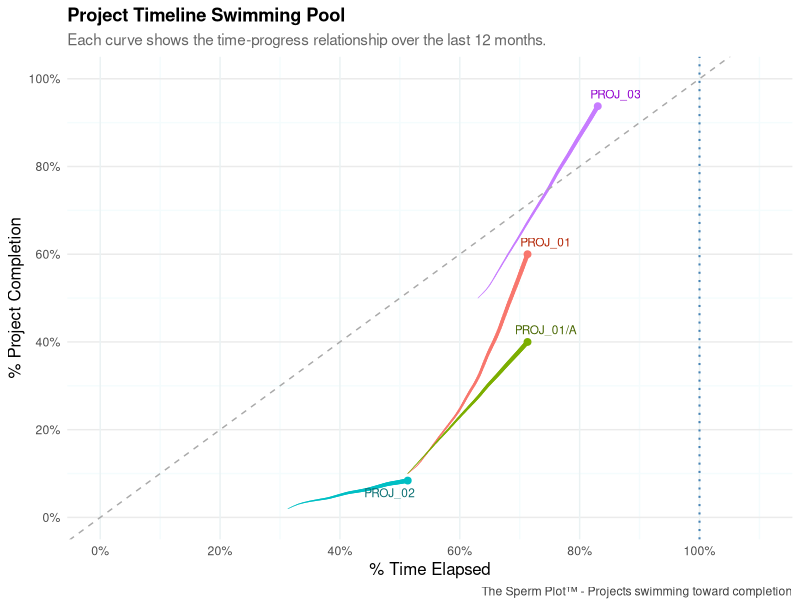

The R script that drew this image:
# =============================================================================
# THE SPERM PLOT™ - Static Project Timeline Visualization (ggplot2)
# =============================================================================
# 
# A static version of the Sperm Plot using ggplot2 with smooth trajectory 
# rendering and publication-ready aesthetics.
#
# Author: [Your Name]
# License: MIT
# GitHub: https://github.com/gd047/sperm-plot-visualization
#
# Features:
# - Smooth monotonic spline interpolation
# - Variable line thickness based on data recency
# - Anti-collision label positioning
# - Publication-ready styling
# - High-resolution export options
#
# =============================================================================

# Load required libraries
library(tidyverse)
library(scales)
library(ggrepel)

# NOTE: This script requires sample_project_data.csv
# Generate this file using synthetic_data_generator.R

# =============================================================================
# DATA PREPARATION AND SMOOTHING
# =============================================================================

# Load the raw project data (essential columns only)
raw_project_data <- read.csv("sample_project_data.csv", stringsAsFactors = FALSE)
raw_project_data$snapshot_date <- as.Date(raw_project_data$snapshot_date)
raw_project_data$start_date <- as.Date(raw_project_data$start_date)
raw_project_data$end_date <- as.Date(raw_project_data$end_date)

# Function to calculate derived metrics from raw data
add_derived_columns <- function(raw_data) {
  raw_data %>%
    mutate(
      # Calculate time-based metrics
      total_days = as.numeric(end_date - start_date),
      days_passed = as.numeric(snapshot_date - start_date),
      days_passed = pmax(0, days_passed),  # Ensure non-negative
      
      # Calculate percentages  
      pct_time = (days_passed / total_days) * 100,
      pct_complete = (sum_work / cur_symvat) * 100,  # Completion based on work done
      
      # Determine overdue status
      overdue = pct_time > 100
    )
}

# Process raw data to get full dataset
project_data <- add_derived_columns(raw_project_data)

# Calculate upper x-axis break (rounded to nearest 20)
max_time <- max(project_data$pct_time, na.rm = TRUE)
max_break <- ceiling(max_time / 20) * 20

# Create smooth trajectory data with monotonic splines
# This ensures biologically realistic "swimming" curves
df_smooth <- project_data %>%
  group_by(symv_no) %>%
  arrange(pct_time) %>%
  summarise(
    # Store original data points
    x_orig = list(pct_time),
    y_orig = list(pct_complete),
    m_orig = list(months_ago),
    .groups = "drop"
  ) %>%
  mutate(
    # Create dense interpolation points for smooth curves
    xout = map(x_orig, ~ seq(min(.x), max(.x), length.out = 100)),
    
    # Apply monotonic interpolation to maintain realistic trajectories
    df = pmap(
      list(x_orig, y_orig, m_orig, xout),
      function(orig_x, orig_y, orig_m, new_x) {
        
        # Monotonic Hermite spline for completion percentage
        # Ensures projects never "go backwards" in progress
        yfun <- stats::splinefun(orig_x, orig_y, method = "monoH.FC")
        new_y <- yfun(new_x)
        
        # Interpolate months_ago for line thickness variation
        if (length(unique(orig_m)) > 1) {
          new_m <- stats::approx(orig_x, orig_m, xout = new_x, ties = mean)$y
        } else {
          new_m <- rep(orig_m[1], length(new_x))
        }
        
        tibble(
          pct_time = new_x,
          pct_complete = new_y,
          months_ago = new_m
        )
      }
    )
  ) %>%
  select(symv_no, df) %>%
  unnest(df) %>%
  mutate(
    # Calculate line thickness: thicker = more recent data
    thickness = scales::rescale(
      max(project_data$months_ago) - months_ago,
      to = c(0.2, 1.5)  # Range from thin (old) to thick (recent)
    )
  )

# =============================================================================
# COLOR PALETTE GENERATION
# =============================================================================

# Create consistent color schemes for trajectories and labels
contracts <- sort(unique(project_data$symv_no))
line_colors <- hue_pal()(length(contracts))      # Bright colors for trajectories
names(line_colors) <- contracts

label_colors <- colorspace::darken(line_colors, amount = 0.4)  # Darker for labels
names(label_colors) <- contracts

# =============================================================================
# CREATE THE STATIC SPERM PLOT
# =============================================================================

create_static_sperm_plot <- function(project_data, smooth_data, 
                                   line_colors, label_colors, 
                                   width = 12, height = 8) {
  
  ggplot() +
    
    # Layer 1: Smooth trajectory "tails" - the swimming paths
    geom_path(
      data = smooth_data,
      aes(
        x = pct_time,
        y = pct_complete,
        group = symv_no,
        size = thickness,           # Variable thickness
        color = symv_no            # Individual project colors
      ),
      lineend = "round"            # Smooth line endings
    ) +
    scale_size_identity(guide = "none") +
    scale_color_manual(
      values = line_colors,
      name = "Contract", 
      guide = "none"               # Hide legend for cleaner look
    ) +
    
    # Layer 2: Current position markers (months_ago = 0)
    geom_point(
      data = filter(project_data, months_ago == 0),
      aes(x = pct_time, y = pct_complete, color = symv_no),
      size = 2
    ) +
    
    # Layer 3: Anti-collision labels at current positions
    geom_text_repel(
      data = filter(project_data, months_ago == 0),
      aes(x = pct_time, y = pct_complete, label = symv_no),
      color = label_colors[filter(project_data, months_ago == 0)$symv_no],
      size = 3,
      max.overlaps = 20,           # Allow aggressive label positioning
      segment.size = 0.2,          # Thin connecting lines
      box.padding = 0.3,           # Label spacing
      point.padding = 0.5          # Distance from points
    ) +
    
    # Reference lines
    geom_vline(
      xintercept = 100, 
      linetype = "dotted", 
      color = "#4682b4", 
      size = 0.7
    ) +  # Project deadline
    
    geom_abline(
      slope = 1, intercept = 0, 
      linetype = "dashed", 
      color = "darkgrey", 
      size = 0.5
    ) +  # Ideal progress line
    
    # Axis configuration
    scale_x_continuous(
      name = "% Time Elapsed",
      limits = c(0, max(project_data$pct_time, 100) * 1.1),
      breaks = seq(0, max_break, by = 20),
      labels = function(x) paste0(x, "%")
    ) +
    
    scale_y_continuous(
      name = "% Project Completion", 
      limits = c(0, 100),
      breaks = seq(0, 100, by = 20),
      labels = function(x) paste0(x, "%")
    ) +
    
    # Titles and labels
    labs(
      title = "Project Timeline Swimming Pool",
      subtitle = "Each curve shows the time-progress relationship over the last 12 months.",
      caption = "The Sperm Plot™ - Projects swimming toward completion"
    ) +
    
    # Publication-ready theme
    theme_minimal() +
    theme(
      # Legend styling
      legend.position = "top",
      legend.title = element_text(size = rel(0.9)),
      legend.text = element_text(margin = margin(r = 12, unit = "pt")),
      
      # Text and caption styling  
      plot.caption = element_text(colour = "gray25"),
      plot.title = element_text(size = rel(1.2), face = "bold"),
      plot.subtitle = element_text(size = rel(1.0), color = "gray40"),
      
      # Axis styling
      axis.text.y = element_text(angle = 0, hjust = 1),
      axis.title = element_text(size = rel(1.1)),
      
      # Grid styling for clean presentation
      panel.grid.minor = element_line(
        colour = rgb(244, 252, 253, max = 255), 
        linewidth = 0.5
      ),
      panel.grid.major.x = element_line(
        colour = rgb(234, 242, 243, max = 255), 
        linewidth = 0.5
      ),
      
      # Spacing and margins
      legend.box.margin = margin(0, 0, 0, 0),
      plot.margin = unit(c(5.5, 5.5, 1, 5.5), "pt")
    )
}

# =============================================================================
# USAGE EXAMPLE
# =============================================================================

# Create the static sperm plot
static_sperm_plot <- create_static_sperm_plot(
  project_data = project_data,
  smooth_data = df_smooth,
  line_colors = line_colors,
  label_colors = label_colors
)

# Display the plot
print(static_sperm_plot)

# =============================================================================
# HIGH-RESOLUTION EXPORT OPTIONS
# =============================================================================

# Export as PNG for presentations
export_sperm_plot <- function(plot, filename = "sperm_plot", 
                             width = 12, height = 8, dpi = 300) {
  
  # PNG export
  ggsave(
    filename = paste0(filename, ".png"),
    plot = plot,
    width = width,
    height = height, 
    dpi = dpi,
    bg = "white"
  )
  
  # PDF export for publications
  ggsave(
    filename = paste0(filename, ".pdf"),
    plot = plot,
    width = width,
    height = height,
    device = "pdf"
  )
  
  cat("✓ Plot exported as:", paste0(filename, ".png"), "and", paste0(filename, ".pdf"), "\n")
}

# Uncomment to export
# export_sperm_plot(static_sperm_plot, "sperm_plot_demo")

# =============================================================================
# INTERPRETATION GUIDE (SAME AS INTERACTIVE VERSION)
# =============================================================================
#
# TRAJECTORY PATTERNS:
# 
# 🏊♂️ THICK LINES NEAR HEAD: Recent project activity
# 🏊♂️ THIN LINES NEAR TAIL: Historical project data
# 🏊♂️ UPWARD CURVES: Projects gaining momentum
# 🏊♂️ FLAT LINES: Periods of no progress/stalled work
#
# REFERENCE LINES:
# - Dashed diagonal: Ideal progress (time = completion)
# - Dotted vertical: Project deadline (100% time)
# - Area above diagonal: Ahead of schedule  
# - Area below diagonal: Behind schedule
#
# =============================================================================
